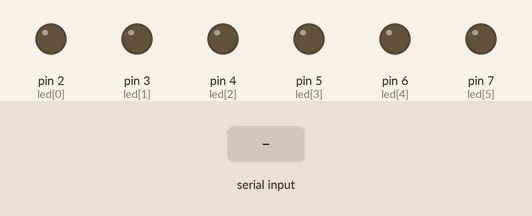
Recording of a sketch running on a simulated Arduino Uno, built with avr-gcc and run on an emulated ATmega328P. On the bench: output pins drawn as LEDs (lit = HIGH). The test bench sets the inputs (shaded band).

Above: at 1.2 s.
1.3 s: "B" received over Serial
At 1.45 s:
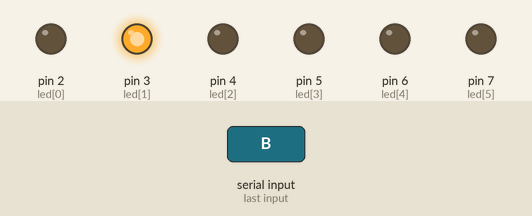
4.3 s: "A" received over Serial
At 5.5 s:
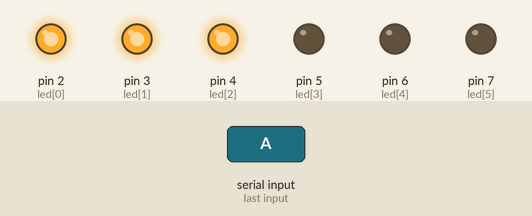
5.8 s: "B" received over Serial
At 5.95 s:
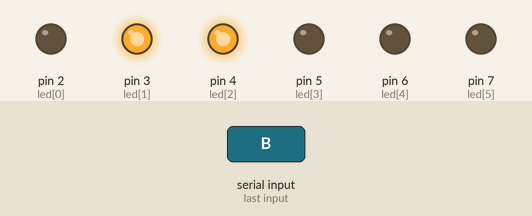
Timing chart, 0 to 8.8 s (numbered marks = the images above; inputs shaded):
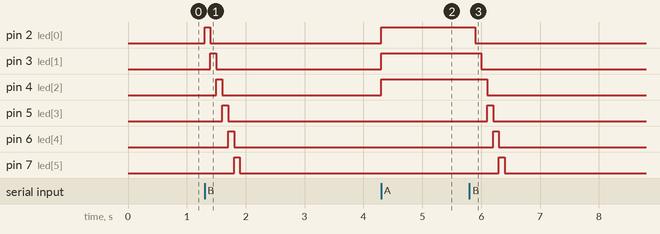

The sketch:

M3_P1K3_Slave.ino
```cpp
int led[] = {2,3,4,5,6,7,10,11}; // Pin untuk LED
int i;

void setup() {
  Serial.begin(9600);
  for(i=0; i<6; i++){
    pinMode(led[i], OUTPUT);
  }
}

void loop() {
  if (Serial.available()){
    char message = Serial.read();
    if (message == 'A'){ // Jika semua switch aktif
      for(i=0; i<3; i++){
        digitalWrite(led[i], HIGH); // Mengaktifkan semua LED dari 0-2
      }
    }
    else if (message == 'B'){ // Jika ada 5 switch aktif
      for(i=0; i<8; i++){
        digitalWrite(led[i], HIGH); // Mengaktifkan running LED dari 2-6
        delay(100);
        digitalWrite(led[i], LOW);
      }
    }
    else if (message == 'a'){ // Jika tidak ada switch aktif
      for(i=0; i<6; i++){
        digitalWrite(led[i], LOW);
      }
    }
  }
}
```

Measured:
- after the input at 1.3 s, pin 2 (led[0]): LOW → HIGH at once, → LOW 0.10 s later; pin 3 (led[1]): LOW → HIGH after 0.10 s, → LOW 0.10 s later; pin 4 (led[2]): LOW → HIGH after 0.20 s, → LOW 0.10 s later; pin 5 (led[3]): LOW → HIGH after 0.30 s, → LOW 0.10 s later; pin 6 (led[4]): LOW → HIGH after 0.40 s, → LOW 0.10 s later
- after the input at 4.3 s, pin 2 (led[0]), pin 3 (led[1]), pin 4 (led[2]): LOW → HIGH at once
- after the input at 5.8 s, pin 2 (led[0]): HIGH → LOW after 0.10 s; pin 3 (led[1]): HIGH → LOW after 0.20 s; pin 4 (led[2]): HIGH → LOW after 0.30 s; pin 5 (led[3]): LOW → HIGH after 0.30 s, → LOW 0.10 s later; pin 6 (led[4]): LOW → HIGH after 0.40 s, → LOW 0.10 s later
